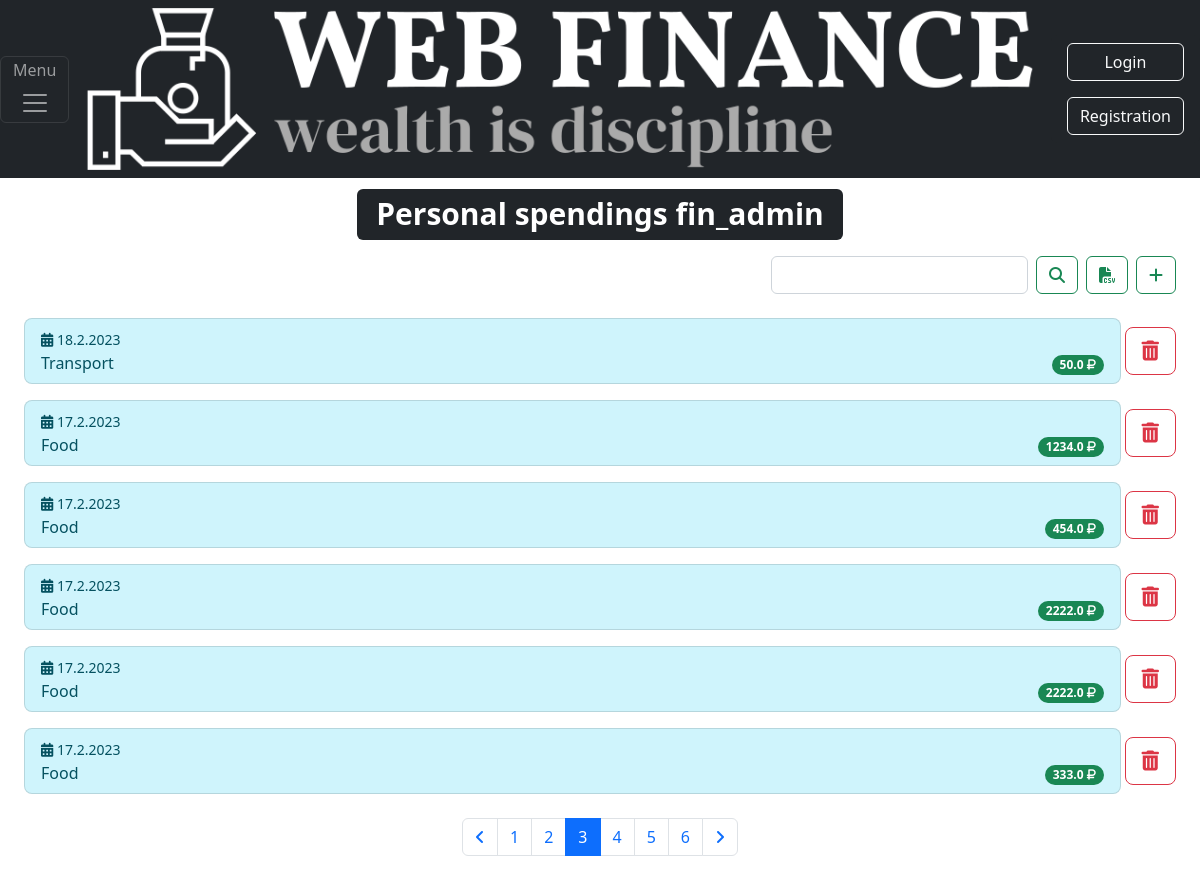
The page /spendigns/1?page=3&q= on the database its author committed.
### spendings/models.py (models this page shows, shortened)
class spendings(models.Model):
    date = models.DateTimeField()
    amount = models.FloatField()
    category = models.ForeignKey(categories, null=True, on_delete=models.SET_NULL)
    user =  models.ForeignKey(User, on_delete=models.CASCADE)
    class Meta:
        verbose_name = 'spending'
        verbose_name_plural = 'spendings'

class categories(models.Model):
    description = models.CharField(max_length=255, unique=True)
    class Meta:
        verbose_name = 'category'
        verbose_name_plural = 'categories'

### spendings/views.py (the view)
# urls.py: path('<int:id>', views.spendigs_view, name='spendings'),
def spendigs_view(request, id):
    myuser = User.objects.get(id=id)
    allcategories = categories.objects.all().values()
    searched_id = []
    query = ''
    print(request.GET)
    if ('q' in request.GET):
        query = request.GET['q']
        for cat in allcategories:
            if request.GET['q'].lower() in cat['description'].lower():
                searched_id.append(cat['id'])
        myuserspendings = spendings.objects.filter(Q(user=myuser) & Q(category__in=searched_id)).order_by('-date').values()
        p = Paginator(spendings.objects.filter(Q(user=myuser) & Q(category__in=searched_id)).order_by('-date').values(), 6)
    else:
        myuserspendings = spendings.objects.filter(user=myuser).order_by('-date').values()
        p = Paginator(spendings.objects.filter(user=myuser).order_by('-date').values(), 6)
    page = request.GET.get('page')
    spendings_page = p.get_page(page)
    nums = "a" * spendings_page.paginator.num_pages
    nums_ge_6 = spendings_page.paginator.num_pages > 6
    last_num_page = spendings_page.paginator.num_pages
    prelast_num_page = spendings_page.paginator.num_pages - 1
    preprelast_num_page = spendings_page.paginator.num_pages - 2
    context = {
        'myuser': myuser,
        'myuserspendings': myuserspendings,
        'allcategories': allcategories,
        'spendings_page': spendings_page,
        'nums': nums,
        'nums_ge_6': nums_ge_6,
        'last_num_page': last_num_page,
        'prelast_num_page': prelast_num_page,
        'preprelast_num_page': preprelast_num_page,
        'query': query
    }
    return render(request, 'spendings/list_spendings.html', context)

### spendings/templates/spendings/list_spendings.html (shortened to what this page needs)
{% extends "main/master.html" %}
{% block content %}
<p class="text-center h1"><span class="badge bg-dark rounded rounded-2">Personal spendings {{myuser}}</span></p>
<div class="d-flex justify-content-end p-2 ms-3 me-3">
    <form class="d-flex">
        <div class="d-flex me-2"><input type="text" class="form-control" name="q" value="{{ query }}"></input></div>
        <div class="d-flex"><button type="submit" class="btn btn-outline-success btn-md me-2"><i class="fa-solid fa-magnifying-glass"></i></button></div>
    </form>
    <a href="{% url 'spendingscsv' %}"><button class="btn btn-outline-success btn-md me-2" type="button"><i class="fa-solid fa-file-csv"></i></button></a>
    <a href="{% url 'add_spending' %}"><button class="btn btn-outline-success btn-md" type="button"><i class="fa-solid fa-plus"></i></button></a>
</div>
<div class="d-flex p-2">
    <div class="flex-grow-1">
        <ul class="list-group">
            {% for spending in spendings_page %}
            <li class="list-group-item d-flex border-0">
                <a href="{% url 'edit_spending' spending.id %}" class="list-group-item list-group-item-action list-group-item-info rounded rounded-3 me-1">
                    <small><i class="fa-solid fa-calendar-days"></i> {{spending.date.day}}.{{spending.date.month}}.{{spending.date.year}}</small><br>
                    <div class="d-flex justify-content-between">
                        {% for category in  allcategories %}
                            {% if category.id == spending.category_id %}
                                <td>{{category.description}}</td>
                            {% endif %}
                        {% endfor %}
                        <span class="badge bg-success rounded-pill align-self-end">{{spending.amount}} <i class="fa-solid fa-ruble-sign"></i></span>
                    </div>
                </a>
                <a href="{% url 'delete_spending' spending.id %}" class="align-self-center"><button type="button" class="btn btn-outline-danger btn-lg"><i class="fa-solid fa-trash-can"></i></button></a>
            </li>
            {% endfor %}
        </ul>
    </div>
</div>
<div class="d-flex justify-content-center p-2">
    <nav aria-label="Page navigation example">
        <ul class="pagination">
            {% if spendings_page.has_previous %}
                <li class="page-item"><a class="page-link" href="?page={{spendings_page.previous_page_number}}&q={{ query }}"><i class="fa-solid fa-angle-left"></i></a></li>
            {% endif %}
            {% if nums_ge_6 %}
                {% if spendings_page.number == 1 %}
                    <a class="page-link active" href="?page=1&q={{ query }}">1</a>
                {% else %}
                    <a class="page-link" href="?page=1&q={{ query }}">1</a>
                {% endif %}
                {% if spendings_page.number == 2 %}
                    <a class="page-link active" href="?page=2&q={{ query }}">2</a>
                {% else %}
                    <a class="page-link" href="?page=2&q={{ query }}">2</a>
                {% endif %}
                {% if spendings_page.number == 3 %}
                    <a class="page-link active" href="?page=3&q={{ query }}">3</a>
                {% else %}
                    <a class="page-link" href="?page=3&q={{ query }}">3</a>
                {% endif %}
                {% if spendings_page.number > 3 and preprelast_num_page > spendings_page.number %}
                    <a class="page-link active" href="?page={{spendings_page.number}}&q={{ query }}">{{spendings_page.number}}</a>
                {% else %}
                    <a class="page-link disabled" href="?page=3">...</a>
                {% endif %}
                {% if spendings_page.number == preprelast_num_page %}
                    <a class="page-link active" href="?page={{preprelast_num_page}}&q={{ query }}">{{preprelast_num_page}}</a>
                {% else %}
                    <a class="page-link" href="?page={{preprelast_num_page}}&q={{ query }}">{{preprelast_num_page}}</a>
                {% endif %}
                {% if spendings_page.number == prelast_num_page %}
                    <a class="page-link active" href="?page={{prelast_num_page}}&q={{ query }}">{{prelast_num_page}}</a>
                {% else %}
                    <a class="page-link" href="?page={{prelast_num_page}}&q={{ query }}">{{prelast_num_page}}</a>
                {% endif %}
                {% if spendings_page.number == last_num_page %}
                    <a class="page-link active" href="?page={{last_num_page}}&q={{ query }}">{{last_num_page}}</a>
                {% else %}
                    <a class="page-link" href="?page={{last_num_page}}&q={{ query }}">{{last_num_page}}</a>
                {% endif %}
            {% else %}
                {% for i in nums %}
                    {% if forloop.counter == spendings_page.number %}
                        <li class="page-item active">
                            <a class="page-link" href="?page={{forloop.counter}}&q={{ query }}">
                                {{ forloop.counter }}
                            </a>
                        </li>
                    {% else %}
                        <li class="page-item">
                            <a class="page-link" href="?page={{forloop.counter}}&q={{ query }}">
                                {{ forloop.counter }}
                            </a>
                        </li>
                    {% endif %}
                {% endfor %}
            {% endif %}
            {% if spendings_page.has_next %}
                <li class="page-item"><a class="page-link" href="?page={{spendings_page.next_page_number}}&q={{ query }}"><i class="fa-solid fa-angle-right"></i></a></li>
            {% endif %}
        </ul>
    </nav>
</div>
{% endblock %}

### rows shown on the page
spendings: date.day "18", date.month "2", date.year "2023", amount "50.0"
categories: description "Transport"
spendings: date.day "17", date.month "2", date.year "2023", amount "1234.0"
categories: description "Food"
spendings: date.day "17", date.month "2", date.year "2023", amount "454.0"
spendings: date.day "17", date.month "2", date.year "2023", amount "2222.0"
spendings: date.day "17", date.month "2", date.year "2023", amount "2222.0"
spendings: date.day "17", date.month "2", date.year "2023", amount "333.0"

### other values the page prints
{{ myuser }} "fin_admin"
